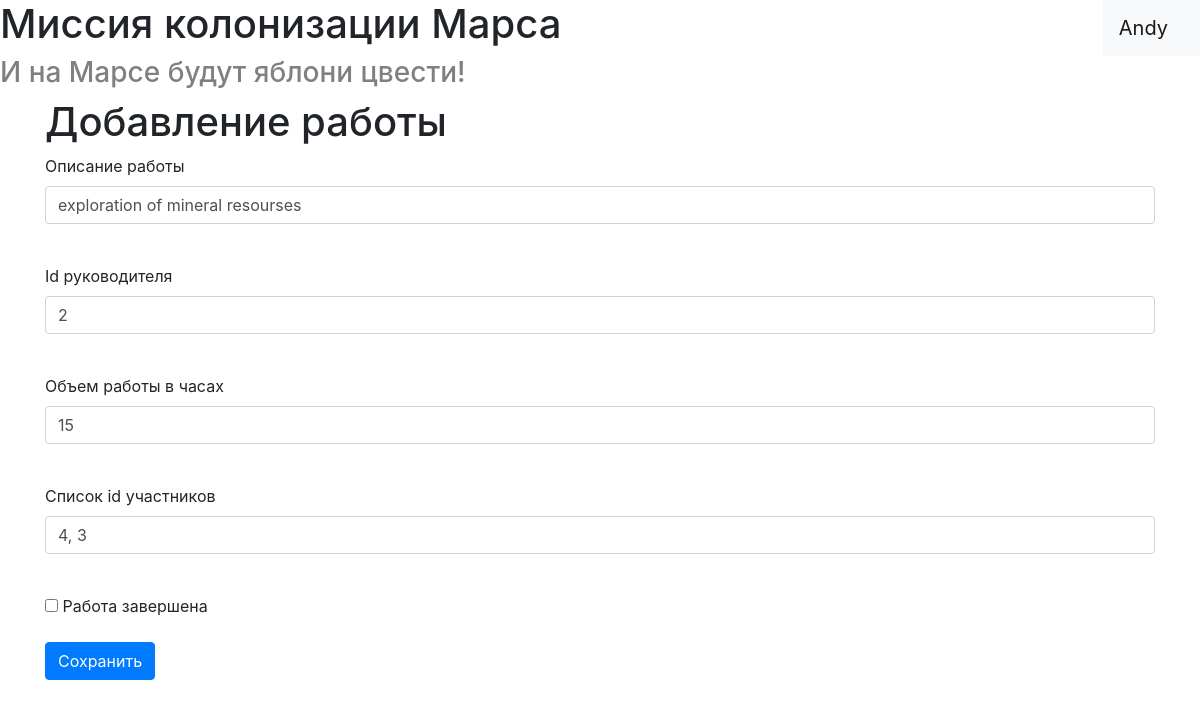
/job/2 (signed in), run on the app's committed database.
### data/users.py (models this page shows, shortened)
class User(SqlAlchemyBase, UserMixin):
    __tablename__ = 'users'
    id = sqlalchemy.Column(sqlalchemy.Integer,
                           primary_key=True, autoincrement=True)
    surname = sqlalchemy.Column(sqlalchemy.String)
    name = sqlalchemy.Column(sqlalchemy.String)
    age = sqlalchemy.Column(sqlalchemy.Integer)
    position = sqlalchemy.Column(sqlalchemy.String)
    speciality = sqlalchemy.Column(sqlalchemy.String)
    address = sqlalchemy.Column(sqlalchemy.String)
    email = sqlalchemy.Column(sqlalchemy.String, unique=True)
    hashed_password = sqlalchemy.Column(sqlalchemy.String)
    modified_date = sqlalchemy.Column(sqlalchemy.DateTime,
                                      default=datetime.datetime.now)
    jobs = orm.relation("Jobs", back_populates='user')
    departments = orm.relation("Department", back_populates='user')

### data/jobs.py (models this page shows, shortened)
class Jobs(SqlAlchemyBase):
    __tablename__ = 'jobs'
    id = sqlalchemy.Column(sqlalchemy.Integer, primary_key=True, autoincrement=True)
    team_leader = sqlalchemy.Column(sqlalchemy.Integer, sqlalchemy.ForeignKey("users.id"))
    job = sqlalchemy.Column(sqlalchemy.String)
    work_size = sqlalchemy.Column(sqlalchemy.Integer)
    collaborators = sqlalchemy.Column(sqlalchemy.String)
    start_date = sqlalchemy.Column(sqlalchemy.DateTime, default=datetime.datetime.now)
    end_date = sqlalchemy.Column(sqlalchemy.DateTime)
    is_finished = sqlalchemy.Column(sqlalchemy.Boolean)
    user = orm.relation('User')

### main.py (the view, shortened to what this page needs)
@app.route('/job/<int:id>', methods=['GET', 'POST'])
@login_required
def edit_job(id):
    form = AddJobForm()
    if request.method == "GET":
        db_sess = db_session.create_session()
        job = db_sess.query(Jobs).filter(Jobs.id == id, ((Jobs.user == current_user) | (current_user.id == 1))).first()
        if job:
            form.job.data = job.job
            form.team_leader.data = job.team_leader
            form.work_size.data = job.work_size
            form.collaborators.data = job.collaborators
            form.is_finished.data = job.is_finished
        else:
            abort(404)
    return render_template('add_job.html', title='Редактирование работы', form=form)

### forms/mars_one.py
class AddJobForm(FlaskForm):
    job = StringField('Описание работы', validators=[DataRequired()])
    team_leader = StringField('Id руководителя', validators=[DataRequired()])
    work_size = IntegerField('Объем работы в часах', validators=[DataRequired()])
    collaborators = StringField('Список id участников', validators=[DataRequired()])
    is_finished = BooleanField('Работа завершена')
    submit = SubmitField('Сохранить')

### data/db_session.py (called while the page is built)
def create_session() -> Session:
    global __factory
    return __factory()

### main.py (called while the page is built)
@login_manager.user_loader
def load_user(user_id):
    db_sess = db_session.create_session()
    return db_sess.query(User).get(user_id)

### templates/add_job.html (shortened to what this page needs)
{% extends "base.html" %}
{% block content %}
    <h1>Добавление работы</h1>
    <form action="" method="post">
        <p>
            {{ form.job.label }}<br>
            {{ form.job(class="form-control", type="job_title") }}<br>
        </p>
        <p>
            {{ form.team_leader.label }}<br>
            {{ form.team_leader(class="form-control", type="team_leader_id") }}<br>
        </p>
        <p>
            {{ form.work_size.label }}<br>
            {{ form.work_size(class="form-control", type="work_size") }}<br>
        </p>
        <p>
            {{ form.collaborators.label }}<br>
            {{ form.collaborators(class="form-control", type="list_collaborators") }}<br>
        </p>
        <p>{{ form.is_finished() }} {{ form.is_finished.label }}</p>
        <p>{{ form.submit(type="submit", class="btn btn-primary") }}</p>
    </form>
{% endblock %}

### templates/base.html (shortened to what this page needs)
<!doctype html>
<html lang="ru">
<head>
    <link rel="stylesheet" href="/static/css/style.css">
    <link rel="stylesheet"
          href="https://stackpath.bootstrapcdn.com/bootstrap/4.4.1/css/bootstrap.min.css"
>
</head>
<body>
    <header>
        <nav class="navbar navbar-light bg-light right">
            {% if current_user.is_authenticated %}
                <a class="navbar-brand" href="/logout">{{ current_user.name }}</a>
            {% else %}
                <p>
                    <a class="btn btn-primary " href="/register">Зарегистрироваться</a>
                    <a class="btn btn-success" href="/login">Войти</a>
                </p>
            {% endif %}
        </nav>
        <h1>Миссия колонизации Марса</h1>
        <h3 class="gray">И на Марсе будут яблони цвести!</h3>
    </header>
<main role="main" class="container">
    {% block content %}{% endblock %}
</main>
</body>
</html>

### static/css/style.css (style rules this page uses)
.gray { color: gray; }
.right { float: right; }

### data on the page
User: name "Andy"
Jobs: job "exploration of mineral resourses", team_leader "2", work_size "15", collaborators "4, 3"
